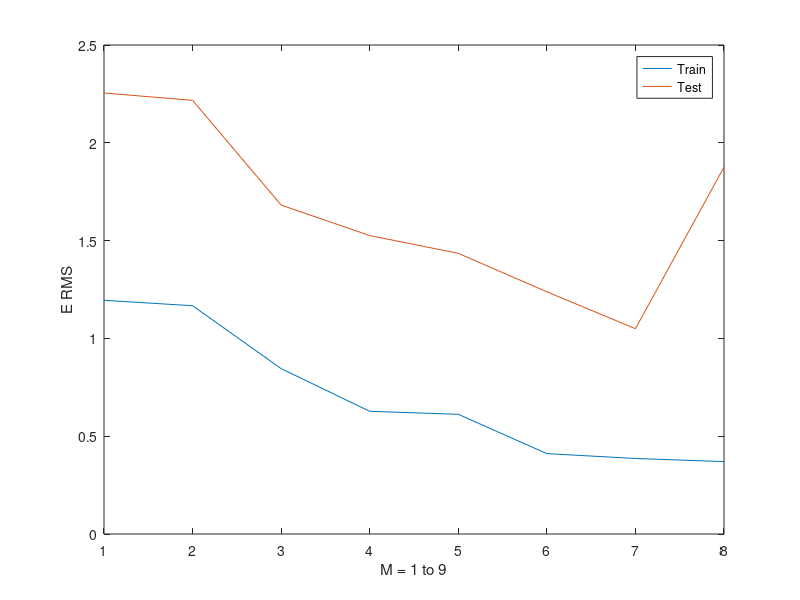

The MATLAB script that drew this image:
load('x3.mat');
load('t3.mat');

%Data for Train Stage
X_Train = x3_v2.train_x;
T_Train = t3_v2.train_y;

%Data for Test Stage
X_Test = x3_v2.test_x;
T_Test = t3_v2.test_y;

%Devide data into 3 groups
Group = [[1:5, 6:10]; [1:5, 11:15]; [6:10, 11:15]];

%Error from M=1 to M=9 of all three sets
Error_Train = [];
Error_Test = [];
Select_Group = [];
Train_final =[];
Test_final = [];

W = [];
Validation_Error = [];

for M = 1:9
    %Reset
    Error_Cross = intmax;

    for g = 1:3
        
        %first, cross validation
        Phi = [];
        
        Train_Temp = [];
        Test_Temp = [];
        Train_Cross = [];
        
        for i = 0:M
            Phi = horzcat(Phi, X_Train(Group(g,:)).^i); %Generate Phi from X_Train
            
            Train_Cross = horzcat(Train_Cross, X_Train(setdiff([1:15], Group(g,:))).^i);
            
            Train_Temp = horzcat(Train_Temp, X_Train(Group(g,:)).^i);
            Test_Temp = horzcat(Test_Temp, X_Test.^i);
        end
 
        Wtmp = (Phi.'*Phi)\Phi.'*T_Train(Group(g,:)); % Model trained
        %left divide
        %Wtmp = (Phi.'*Phi)\Phi.'*T_Train(Group(g,:)); % Model trained
        
        %Cross validate
        Error_g = rms(Train_Cross*Wtmp - T_Train(setdiff([1:15], Group(g,:))));
        Validation_Error = [Validation_Error; Error_g];
        
        if(Error_g < Error_Cross)
            %Get the better model and its W, X_Train, T_Train
            Error_Cross = Error_g;
            W = Wtmp;
            Select_Group = Group(g,:);
            Train_final = Train_Temp;
            Test_final = Test_Temp;
        end
    end
    %Error_Train = [Error_Train; Error_Cross];
    Error_Train = [Error_Train; rms(Train_final*W - T_Train(Select_Group,:))];
    Error_Test = [Error_Test; rms(Test_final*W - T_Test)];
    
end

x = [1:8];
plot(x, Error_Train(1:8));
hold on;
plot(x, Error_Test(1:8));
xlabel('M = 1 to 9');
ylabel('E RMS');
legend('Train','Test');  
